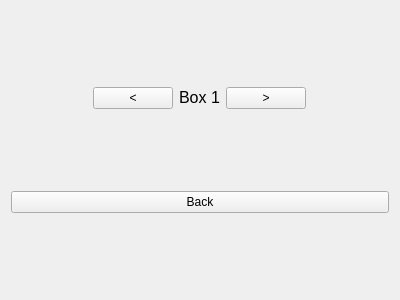
<?xml version="1.0" encoding="UTF-8"?>
<ui version="4.0">
 <class>BoxPage</class>
 <widget class="QWidget" name="BoxPage">
  <property name="geometry">
   <rect>
    <x>0</x>
    <y>0</y>
    <width>400</width>
    <height>300</height>
   </rect>
  </property>
  <property name="windowTitle">
   <string>Form</string>
  </property>
  <layout class="QVBoxLayout" name="verticalLayout" stretch="0,0">
   <item>
    <layout class="QHBoxLayout" name="horizontalLayout_2">
     <property name="rightMargin">
      <number>0</number>
     </property>
     <item>
      <layout class="QVBoxLayout" name="partyListArea">
       <property name="sizeConstraint">
        <enum>QLayout::SetNoConstraint</enum>
       </property>
      </layout>
     </item>
     <item>
      <layout class="QVBoxLayout" name="verticalLayout_2" stretch="1,7">
       <property name="sizeConstraint">
        <enum>QLayout::SetNoConstraint</enum>
       </property>
       <property name="bottomMargin">
        <number>0</number>
       </property>
       <item>
        <layout class="QHBoxLayout" name="boxHeader">
         <property name="spacing">
          <number>6</number>
         </property>
         <property name="sizeConstraint">
          <enum>QLayout::SetNoConstraint</enum>
         </property>
         <property name="bottomMargin">
          <number>0</number>
         </property>
         <item>
          <widget class="QPushButton" name="prevBoxButton">
           <property name="sizePolicy">
            <sizepolicy hsizetype="Minimum" vsizetype="Maximum">
             <horstretch>1</horstretch>
             <verstretch>0</verstretch>
            </sizepolicy>
           </property>
           <property name="text">
            <string>&lt;</string>
           </property>
          </widget>
         </item>
         <item>
          <widget class="QLabel" name="boxNameLabel">
           <property name="sizePolicy">
            <sizepolicy hsizetype="Preferred" vsizetype="Maximum">
             <horstretch>5</horstretch>
             <verstretch>0</verstretch>
            </sizepolicy>
           </property>
           <property name="font">
            <font>
             <pointsize>12</pointsize>
            </font>
           </property>
           <property name="text">
            <string>Box 1</string>
           </property>
           <property name="alignment">
            <set>Qt::AlignCenter</set>
           </property>
          </widget>
         </item>
         <item>
          <widget class="QPushButton" name="nextBoxButton">
           <property name="sizePolicy">
            <sizepolicy hsizetype="Minimum" vsizetype="Maximum">
             <horstretch>1</horstretch>
             <verstretch>0</verstretch>
            </sizepolicy>
           </property>
           <property name="text">
            <string>&gt;</string>
           </property>
          </widget>
         </item>
        </layout>
       </item>
       <item>
        <layout class="QGridLayout" name="boxedPokemonGrid">
         <property name="sizeConstraint">
          <enum>QLayout::SetNoConstraint</enum>
         </property>
        </layout>
       </item>
      </layout>
     </item>
    </layout>
   </item>
   <item>
    <widget class="QPushButton" name="backButton">
     <property name="text">
      <string>Back</string>
     </property>
    </widget>
   </item>
  </layout>
 </widget>
 <resources/>
 <connections/>
</ui>
